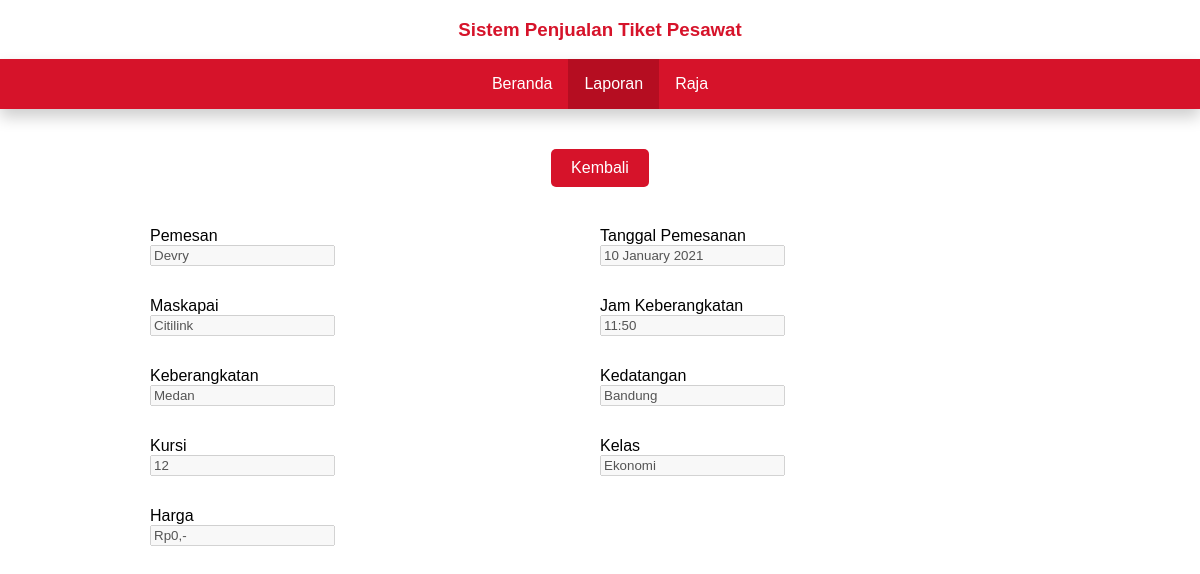
/laporan/detail.php?id=1 (signed in), run on an earlier commit of the app's database.
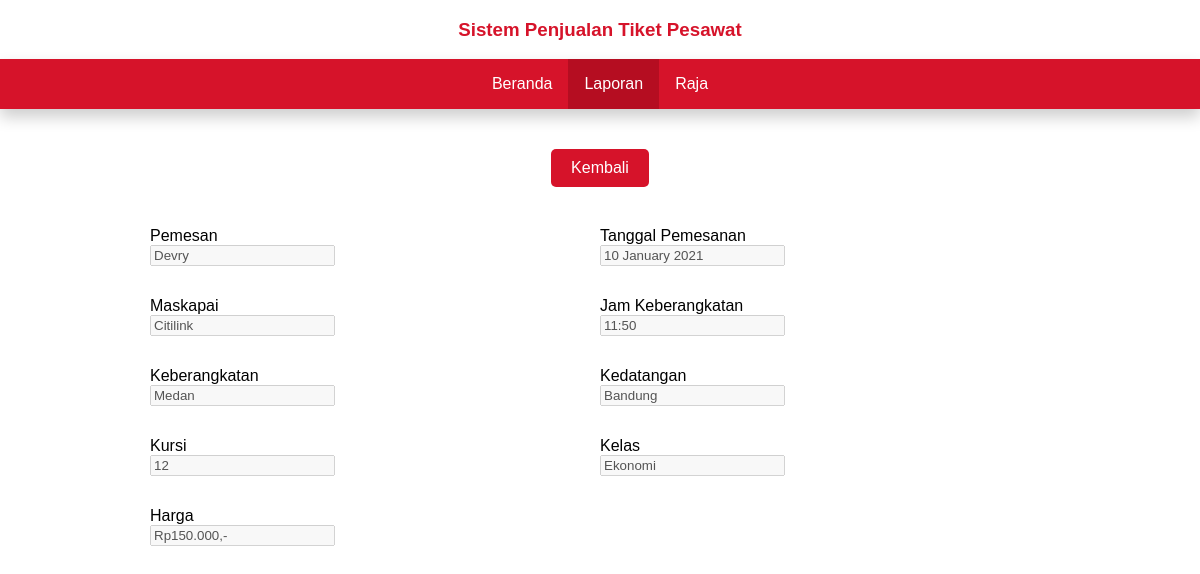
And on a later commit of the database.
### tables this page shows
CREATE TABLE `pemesanan` (
  `id_pemesanan` varchar(5) NOT NULL,
  `id_pelanggan` varchar(5) NOT NULL,
  `id_tiket` varchar(5) NOT NULL,
  `tanggal_pesan` date NOT NULL
);

CREATE TABLE `pelanggan` (
  `id_pelanggan` varchar(5) NOT NULL,
  `nama_pelanggan` varchar(30) NOT NULL,
  `nomor_telfon` int(12) NOT NULL,
  `email` text NOT NULL,
  `username` varchar(10) NOT NULL,
  `password` varchar(10) NOT NULL
);

CREATE TABLE `rute` (
  `id_rute` varchar(5) NOT NULL,
  `jam_berangkat` varchar(5) NOT NULL,
  `asal_rute` text NOT NULL,
  `tujuan_rute` text NOT NULL,
  `maskapai` varchar(10) NOT NULL,
  `harga` int(9) NOT NULL
);

CREATE TABLE `tiket` (
  `id_tiket` varchar(5) NOT NULL,
  `id_rute` varchar(5) NOT NULL,
  `nomor_kursi` text NOT NULL,
  `kelas` text NOT NULL,
  `harga` int(9) NOT NULL
);

### laporan/config/gate.php (called while the page is built)
<?php
function gate($n){
    include '../config/koneksi.php';
    $sql = "SELECT * from pegawai WHERE nama_pegawai = '$n'";
    $qry = mysqli_query($koneksi, $sql);
    $row = mysqli_fetch_assoc($qry);
    if (isset($row['nama_pegawai']) == $n) {
        return true;
    }else {
        return false;
    }
}
?>

### laporan/config/function.php (called while the page is built)
<?php
function getTrx($a, $y){
    $qry = "SELECT * FROM transaksi WHERE id_transaksi = '$y'";
    $sql = mysqli_query($a,$qry);
    $row = mysqli_fetch_assoc($sql);
    return $row;
}
function getPemesan($a, $x){
    $qry = "SELECT
    pelanggan.nama_pelanggan as nama_pelanggan,
    pemesanan.tanggal_pesan as tanggal
    FROM pemesanan INNER JOIN pelanggan
    ON pelanggan.id_pelanggan = pemesanan.id_pelanggan
    WHERE pemesanan.id_pemesanan = $x
    ";
    $sql = mysqli_query($a,$qry);
    $row = mysqli_fetch_assoc($sql);
    return $row;
}
function getTiket($a, $x){
    $qry = "SELECT
    pelanggan.nama_pelanggan as nama_pelanggan,
    rute.jam_berangkat as jam,
    rute.asal_rute as asal,
    rute.tujuan_rute as tujuan,
    rute.maskapai as maskapai,
    tiket.nomor_kursi as kursi,
    tiket.kelas as kelas,
    tiket.harga as harga
    FROM pemesanan
    INNER JOIN pelanggan ON pelanggan.id_pelanggan = pemesanan.id_pelanggan
    INNER JOIN tiket ON tiket.id_tiket = pemesanan.id_tiket
    INNER JOIN rute ON rute.id_rute = tiket.id_rute
    WHERE pemesanan.id_tiket = '$x'
    ";
    $sql = mysqli_query($a,$qry);
    $row = mysqli_fetch_assoc($sql);
    return $row;
}
function rupiah($x){
    $rupiah = "Rp".number_format($x,0,",",".").",-";
    return $rupiah;
}
?>

### laporan/detail.php (the view, shortened to what this page needs)
<?php
include 'config/gate.php';
if (isset($_SESSION['id'])) {
    if (gate($_SESSION['nama'])) {
    ?>
    <!DOCTYPE html>
    <html lang="en" dir="ltr">
        <head>
            <link rel="stylesheet" href="../gaya.css">
        </head>
        <body>
            <?php
                include '../config/header.php';
            ?>
            <?php
                include '../config/koneksi.php';
                include 'config/function.php';
                $id = $_GET['id'];
                $hst = getTrx($koneksi, $id);
                $hsp = getPemesan($koneksi, intval($hst['id_pemesanan']));
                $hsx = getTiket($koneksi, $hst['id_pemesanan']);
            ?>
            <div class="balik-duwur">
                <a class="btn-balik-duwur zenter btn-kirim-book" href="index.php">Kembali</a>
            </div>
            <div class="form-center" style="margin-top: 20px">
                <form action="" method="post" class="flex-row">
                    <div class="flex-row-item">
                        <label class="labelu">Pemesan</label>
                        <input class="inputto" type="text" name="pelanggan" disabled value="<?= ucwords($hsp['nama_pelanggan']) ?>">
                    </div>
                    <div class="flex-row-item">
                        <label class="labelu">Tanggal Pemesanan</label>
                        <input class="inputto" type="text" name="tanggal" disabled value="<?= date('d F Y', strtotime($hsp['tanggal'])) ?>">
                    </div>
                    <div class="flex-row-item">
                        <label class="labelu">Maskapai</label>
                        <input class="inputto" type="text" name="maskapai" disabled value="<?= ucwords($hsx['maskapai']) ?>">
                    </div>
                    <div class="flex-row-item">
                        <label class="labelu">Jam Keberangkatan</label>
                        <input class="inputto" type="text" name="jam" disabled value="<?= ucwords($hsx['jam']) ?>">
                    </div>
                    <div class="flex-row-item">
                        <label class="labelu">Keberangkatan</label>
                        <input class="inputto" type="text" name="berangkat" disabled value="<?= ucwords($hsx['asal']) ?>">
                    </div>
                    <div class="flex-row-item">
                        <label class="labelu">Kedatangan</label>
                        <input class="inputto" type="text" name="pass" disabled value="<?= ucwords($hsx['tujuan']) ?>">
                    </div>
                    <div class="flex-row-item">
                        <label class="labelu">Kursi</label>
                        <input class="inputto" type="text" name="kursi" disabled value="<?= ucwords($hsx['kursi']) ?>">
                    </div>
                    <div class="flex-row-item">
                        <label class="labelu">Kelas</label>
                        <input class="inputto" type="text" name="kursi" disabled value="<?= ucwords($hsx['kelas']) ?>">
                    </div>
                    <div class="flex-row-item">
                        <label class="labelu">Harga</label>
                        <input class="inputto" type="text" name="kursi" disabled value="<?= rupiah($hsx['harga']) ?>">
                    </div>
                </form>
            </div>
        </body>
    </html>
    <?php
    }
?>
<?php
}
?>

### config/header.php (shortened to what this page needs)
<header class="marjin">
    <h3 class="txt-center">Sistem Penjualan Tiket Pesawat</h3>
    <?php
        $url = $_SERVER['PHP_SELF'];
        $explode = explode("/", $url);
        if ($explode[2]=="index.php") {
    ?>
            <ul class="jstfy">
                <li class="jstfy-link active"><a href="index.php">Beranda</a></li>
                <?php
                    if (isset($_SESSION['nama_pegawai'])) {
                        ?>
                        <li class="jstfy-link"><a href="laporan/index.php">Laporan</a></li>
                        <?php
                    }else {
                        ?>
                        <li class="jstfy-link"><a href="pemesanan/index.php">Pemesanan</a></li>
                        <?php
                    }
                ?>
                <?php
                    if (isset($_SESSION['id'])) {
                ?>
                    <li class="dropdown jstfy-link">
                        <a href="../pelanggan/index.php" class="dropbtn"><?= $_SESSION['nama'] ?></a>
                        <div class="dropdown-content">
                            <a href="pelanggan/index.php">Profil</a>
                            <a href="config/logout.php">Keluar</a>
                        </div>
                    </li>
                <?php
                    }else {
                ?>
                    <li class="dropdown jstfy-link">
                        <a href="#" class="dropbtn">Daftar/Masuk</a>
                        <div class="dropdown-content">
                            <a href="daftar/index.php">Daftar</a>
                            <a href="login/index.php">Masuk</a>
                        </div>
                    </li>
                <?php
                    }
                ?>
            </ul>
    <?php
        } elseif ($explode[2]=="laporan") {
    ?>
            <ul class="jstfy">
                <li class="jstfy-link"><a href="../index.php">Beranda</a></li>
                <?php
                    if (isset($_SESSION['nama_pegawai'])) {
                        ?>
                        <li class="jstfy-link active"><a href="index.php">Laporan</a></li>
                        <?php
                    }else {
                        ?>
                        <li class="jstfy-link"><a href="../pemesanan/index.php">Pemesanan</a></li>
                        <?php
                    }
                ?>
                <?php
                    if (isset($_SESSION['id'])) {
                ?>
                    <li class="dropdown jstfy-link">
                        <a href="../pegawai/index.php" class="dropbtn"><?= $_SESSION['nama'] ?></a>
                    </li>
                <?php
                    }
                ?>
            </ul>
    <?php
        }
    ?>
</header>

### gaya.css (style rules this page uses)
* { box-sizing: border-box; }
body { font-family: sans-serif; margin: 0; padding: 0; }
.txt-center { text-align: center; color: #d6132a; }
.jstfy { list-style-type: none; margin: 0; padding: 0; overflow: hidden; background-color: #d6132a; display: flex; justify-content: center; box-shadow: 0px 8px 16px 0px rgba(0,0,0,0.2); }
.jstfy-link a { display: block; color: white; text-align: center; padding: 16px; text-decoration: none; }
.active { background-color: #b50d21; }
.marjin { margin-bottom: 20px; }
.dropbtn { border: none; }
.dropdown { display: inline-block; }
.form-center { margin: 0; padding: 0; justify-content: center; display: flex; }
.zenter { display: block; margin: 20px auto; }
.flex-row { display: flex; flex-wrap: wrap; align-items: center; justify-content: center; margin: 0; padding: 0; }
.flex-row-item { flex: 50%; height: 70px; width: 100px; margin: auto; }
.labelu, .inputto { display: block; }
.btn-kirim-book { color: #fff; background-color: #d6132a; padding: 10px 20px; text-decoration: none; border-radius: 5px; border: none; cursor:pointer; }
.balik-duwur { display: flex; justify-content: center; align-items: center; }
.btn-balik-duwur { display: inline-block; }

What changed in the data, as far as the page shows it:
changed through a linked row, pelanggan "Citilink": kursi "Rp0,-" → "Rp150.000,-"
